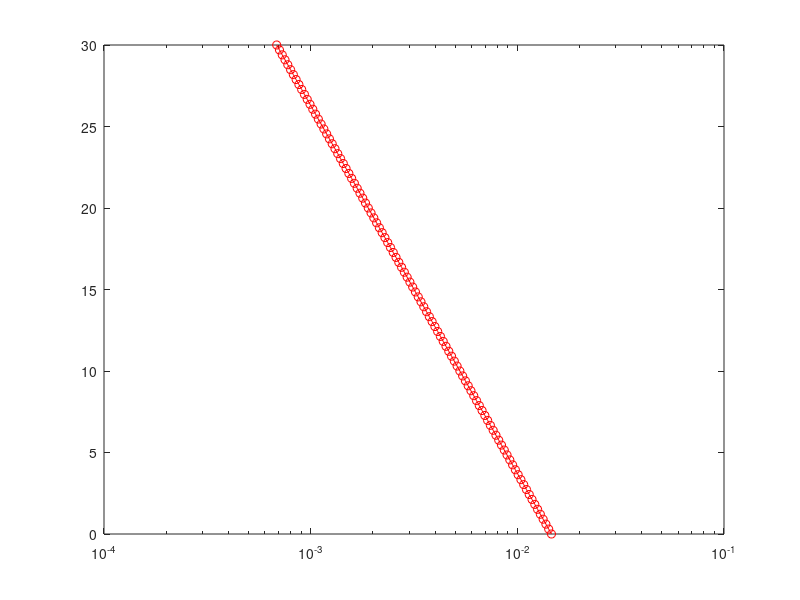

Source code (MATLAB):
%%% Driver: test the density

clear; close; clc;


h_1 = 9.8;                  % km
h_2 = 20;                   % km
R_0 = 3397;                 % km
rho_0 = 0.0019*10^9;        % kg/km^3;

h = linspace(0, 30, 100);
for i = 1 : 100
    rho(i) = rho_0*exp((h_2 - h(i))/h_1);
end

figure(1)
semilogx(rho.*10^-9, h, 'ro-');
hold on;